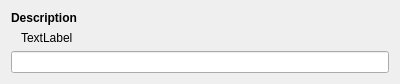
<?xml version="1.0" encoding="UTF-8"?>
<ui version="4.0">
 <class>DebconfPassword</class>
 <widget class="QWidget" name="DebconfPassword">
  <property name="geometry">
   <rect>
    <x>0</x>
    <y>0</y>
    <width>400</width>
    <height>66</height>
   </rect>
  </property>
  <property name="sizePolicy">
   <sizepolicy hsizetype="Preferred" vsizetype="Minimum">
    <horstretch>0</horstretch>
    <verstretch>0</verstretch>
   </sizepolicy>
  </property>
  <property name="windowTitle">
   <string>Form</string>
  </property>
  <layout class="QGridLayout" name="gridLayout">
   <item row="0" column="0">
    <widget class="QLabel" name="descriptionL">
     <property name="font">
      <font>
       <weight>75</weight>
       <bold>true</bold>
      </font>
     </property>
     <property name="text">
      <string notr="true">Description</string>
     </property>
     <property name="wordWrap">
      <bool>true</bool>
     </property>
     <property name="buddy">
      <cstring>passwordLE</cstring>
     </property>
    </widget>
   </item>
   <item row="2" column="0">
    <widget class="KLineEdit" name="passwordLE">
     <property name="showClearButton" stdset="0">
      <bool>true</bool>
     </property>
     <property name="passwordMode">
      <bool>true</bool>
     </property>
    </widget>
   </item>
   <item row="1" column="0">
    <widget class="QLabel" name="extendedDescriptionL">
     <property name="text">
      <string>TextLabel</string>
     </property>
     <property name="wordWrap">
      <bool>true</bool>
     </property>
     <property name="indent">
      <number>10</number>
     </property>
     <property name="buddy">
      <cstring>passwordLE</cstring>
     </property>
    </widget>
   </item>
  </layout>
 </widget>
 <customwidgets>
  <customwidget>
   <class>KLineEdit</class>
   <extends>QLineEdit</extends>
   <header>klineedit.h</header>
  </customwidget>
 </customwidgets>
 <resources/>
 <connections/>
</ui>
